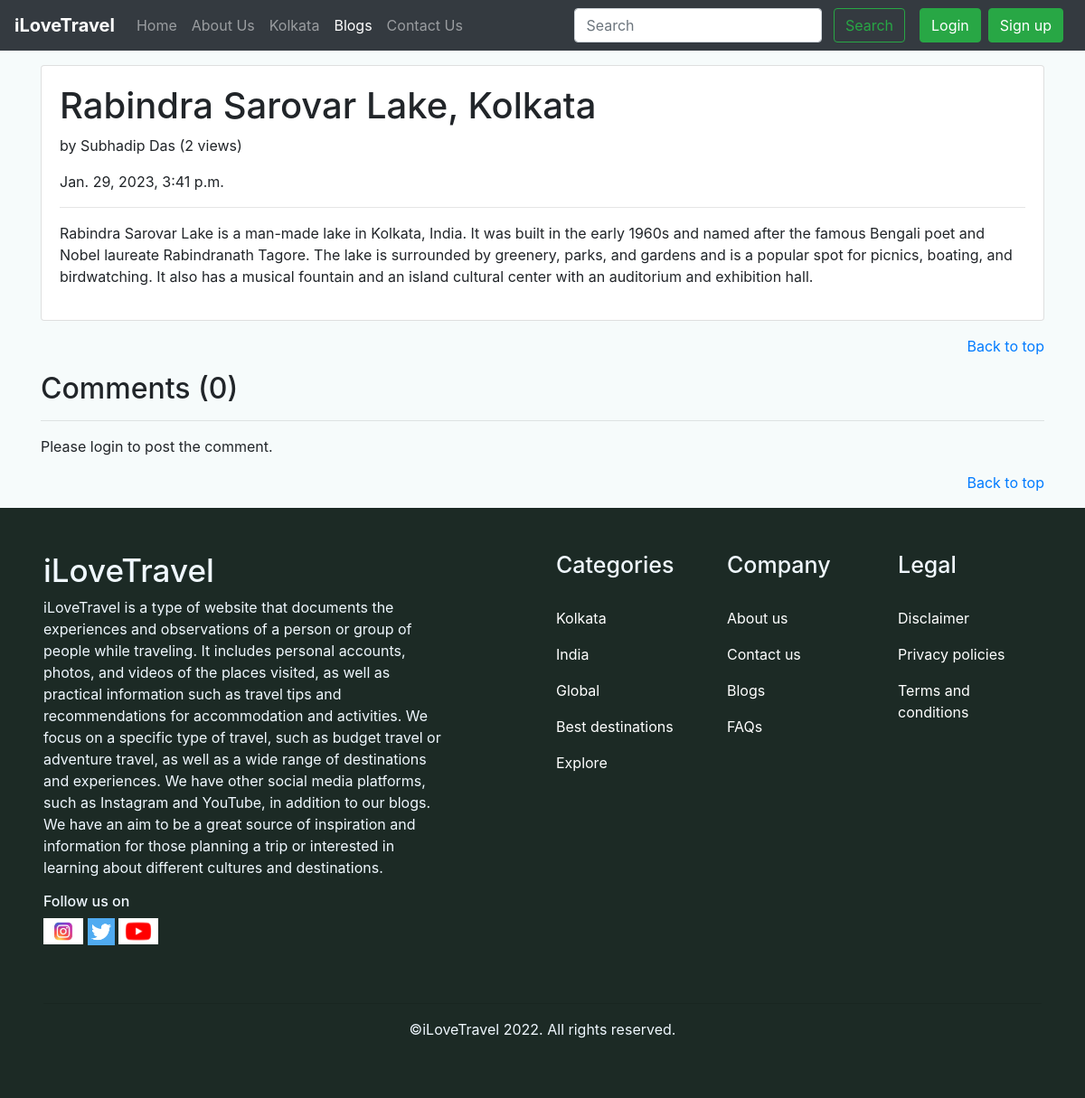
Screenshot of /blog/Rabindra Sarovar Lake, Kolkata with the database file from the repository.
### blog/models.py (models this page shows, shortened)
class Post(models.Model):
    sno = models.AutoField(primary_key=True)
    title= models.CharField(max_length=122)
    content=models.TextField()
    author= models.CharField(max_length=122)
    views= models.IntegerField(default= 0)
    slug=models.CharField(max_length=130)
    timestamp = models.DateTimeField(default=now)

### blog/views.py (the view)
# urls.py: path("<str:slug>", views.blogpost, name='blogpost'),
def blogpost(request,slug):
    post= Post.objects.filter(slug=slug).first()
    post.views= post.views+1
    post.save()
    comments= BlogComment.objects.filter(post=post, parent=None)
    replies= BlogComment.objects.filter(post=post).exclude(parent=None)
    replyDict={}
    for reply in replies:
        if reply.parent.sno not in replyDict.keys():
            replyDict[reply.parent.sno]=[reply]
        else:
            replyDict[reply.parent.sno].append(reply)
    context={'post':post, 'comments':comments, 'user':request.user, 'replyDict':replyDict}
    return render(request, 'blog/blogpost.html', context)

### templates/blog/blogpost.html (shortened to what this page needs)
{% extends 'base.html' %}
{% block blogactive %}active{% endblock blogactive %}
{% block body %}
{% load humanize %}
{% load extras %}
<div class="container my-3">
    <div class="card">
        <div class="card-body">
            <h1>{{post.title}}</h1>
            <p>by {{post.author}}  (<span>{{post.views}} views</span>)</p>
            <p>{{post.timestamp}}</p>
            <hr>
            <p class="card-text">{{post.content|safe}}</p>
        </div>
    </div>
</div>
<div class="container my-3" style="text-align:end">
    <a href="/">Back to top</a>
</div>
<div class="container my-3">
    <h2>Comments ({{comments.count}})</h2>
    <div class="my-2">
        <hr>
        {% if user.is_authenticated %}
        <form action="/blog/postComment" method="post">
            {% csrf_token %}
            <div class="form-group">
                <label for="exampleInputEmail1">Comment here</label>
                <input type="text" name="comment" class="form-control" placeholder="Enter comment here">
            </div>
            <input type="hidden" name="postSno" value="{{post.sno}}">
            <input type="hidden" name="parentSno" value="">
            <button type="submit" class="btn btn-primary my-2">Submit</button>
        </form>
        {% else %}
        <p>Please login to post the comment.</p>
        {% endif %}
    </div>
</div>
<div class="container my-3" style="text-align:end">
    <a href="/">Back to top</a>
</div>
{% endblock body %}

### static/index.css (style rules this page uses)
* { margin: 0px; padding: 0px; }
body { background-color: rgb(246, 251, 251); }

### rows the page displays
Post: title "Rabindra Sarovar Lake, Kolkata", author "Subhadip Das", views "2", timestamp "Jan. 29, 2023, 3:41 p.m.", content "Rabindra Sarovar Lake is a man-made lake in Kolkata, India. It was built in the early 1960s and named after the famous Bengali poet and Nobel laureate Rabindranath Tagore. The lake is surrounded by greenery, parks, and gardens and is a popular spot for picnics, boating, and birdwatching. It also has a musical fountain and an island cultural center with an auditorium and exhibition hall."

### other values shown
{{ comments.count }} "0"
